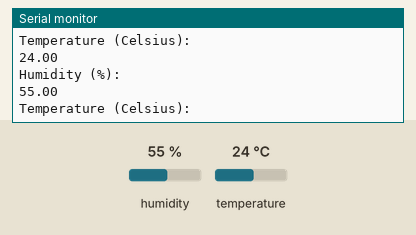
This sketch was run on a simulated Arduino Uno, built with avr-gcc and run on an emulated ATmega328P. Shown: the last lines printed to the serial monitor. Inputs (shaded band) come from the test bench; at power-on: humidity 55 %, temperature 24 °C.

Above: at 2.8 s.
2.9 s: humidity set to 22 %
At 3.6 s:
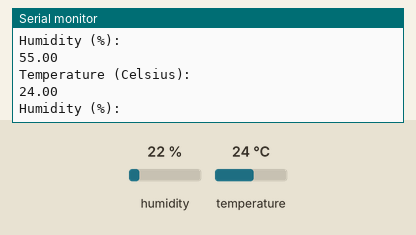
8.9 s: temperature set to 12 °C
14.9 s: humidity set to 40 %
At 15.5 s:
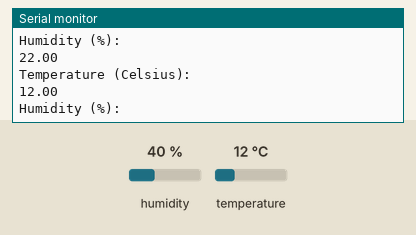
Timing chart, 0 to 17.9 s (numbered marks = the images above; inputs shaded):
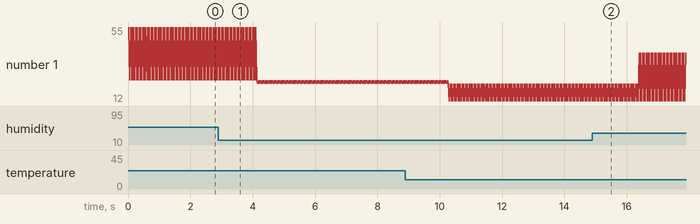

Measured:
- plotted number 1: 24 → 12 after the input at 8.9 s, 12 → 40 after the input at 14.9 s

The sketch:

DHT_Sensor__Final_.ino
```cpp
#include "DHT.h"
#define DHTPIN 2
#define DHTTYPE DHT22
DHT dht(DHTPIN,DHTTYPE);                // Setting the pin for the dht sensor and the type of dht

void setup()
{
  Serial.begin(9600);   //Baud rate
  Serial.println("DHT Test");
  dht.begin();
}


void loop()
{
  float h = dht.readHumidity();
  float t = dht.readTemperature();

  if( isnan(t) || isnan(h) )
  {
    Serial.println("Invalid Readings | Please Check Your Connections.");
  }
  else
  {
    Serial.println("Humidity (%):");
    Serial.println(h);
    Serial.println("Temperature (Celsius):");
    Serial.println(t);
  }
}
```
